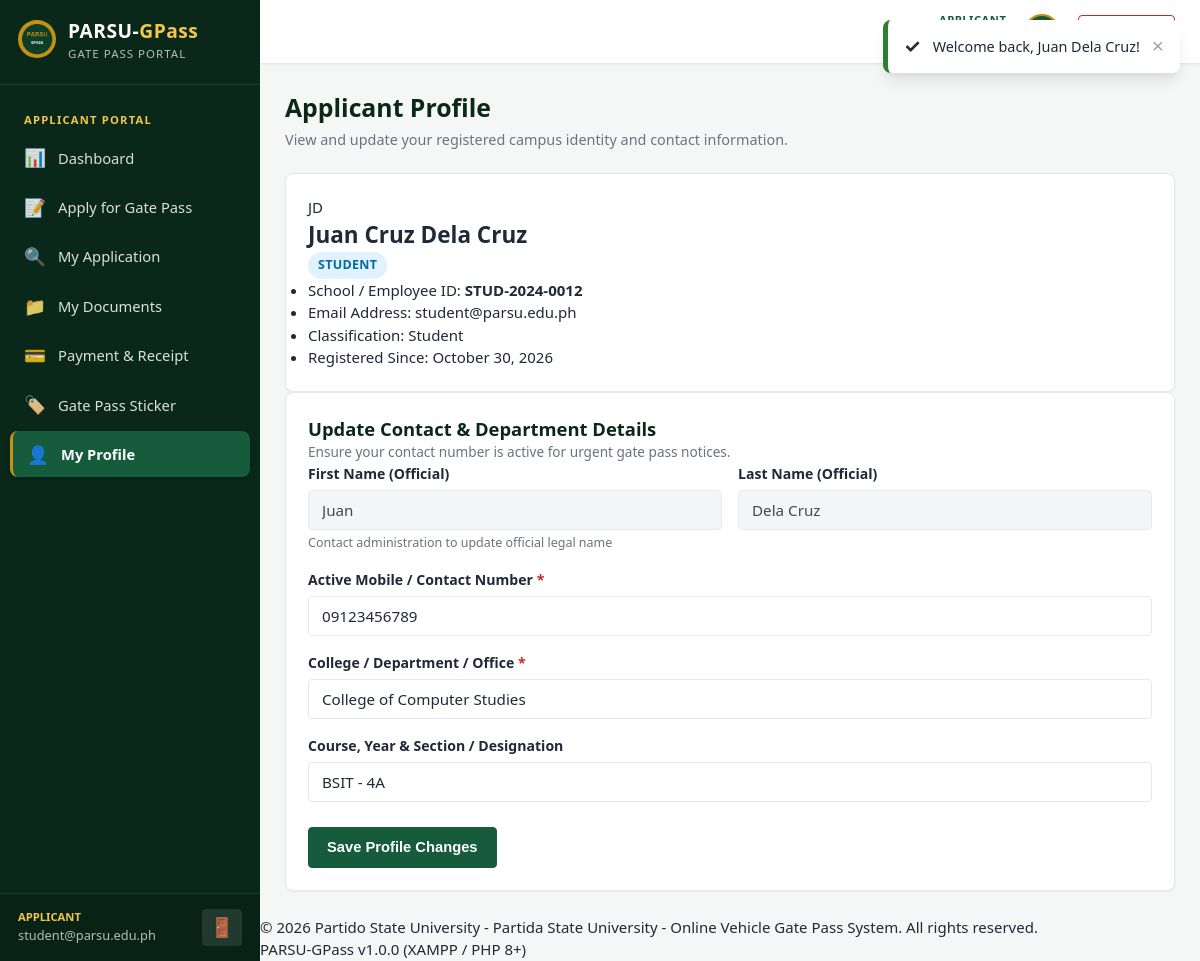
/applicant/profile.php (signed in), run on the app's committed database.
### tables this page shows
CREATE TABLE `applicant_profiles` (
  `applicant_id` INT AUTO_INCREMENT PRIMARY KEY,
  `user_id` INT NOT NULL UNIQUE,
  `applicant_type` ENUM('student', 'employee') NOT NULL,
  `school_id` VARCHAR(50) NOT NULL UNIQUE,
  `first_name` VARCHAR(100) NOT NULL,
  `middle_name` VARCHAR(100) NULL DEFAULT NULL,
  `last_name` VARCHAR(100) NOT NULL,
  `suffix` VARCHAR(20) NULL DEFAULT NULL,
  `contact_number` VARCHAR(30) NOT NULL,
  `department` VARCHAR(150) NOT NULL,
  `course_year_section` VARCHAR(150) NULL DEFAULT NULL,
  `created_at` TIMESTAMP NOT NULL DEFAULT CURRENT_TIMESTAMP,
  CONSTRAINT `fk_applicant_user` FOREIGN KEY (`user_id`) REFERENCES `users` (`user_id`) ON DELETE CASCADE
);

### includes/applicant_auth.php (called while the page is built, shortened)
<?php
$db = getDBConnection();
$stmt = $db->prepare("SELECT * FROM applicant_profiles WHERE user_id = ?");
$stmt->execute([$_SESSION['user_id']]);
$currentApplicant = $stmt->fetch();

### includes/functions.php (called while the page is built, shortened)
<?php
function e(?string $string): string {
    return htmlspecialchars((string)$string, ENT_QUOTES, 'UTF-8');
}

### applicant/profile.php (the view, shortened to what this page needs)
<?php
require_once __DIR__ . '/../includes/applicant_auth.php';
include __DIR__ . '/../includes/header.php';
?>
<div class="page-title-bar">
    <div>
        <h1 class="page-title">Applicant Profile</h1>
        <p class="page-subtitle">View and update your registered campus identity and contact information.</p>
    </div>
</div>
<div class="profile-layout-grid">
    <div class="card profile-card">
        <div class="profile-avatar-wrap">
            <div class="profile-avatar-large">
                <?= strtoupper(substr($currentApplicant['first_name'], 0, 1) . substr($currentApplicant['last_name'], 0, 1)) ?>
            </div>
            <h2 class="profile-fullname"><?= e(trim($currentApplicant['first_name'] . ' ' . $currentApplicant['middle_name'] . ' ' . $currentApplicant['last_name'] . ' ' . $currentApplicant['suffix'])) ?></h2>
            <div class="profile-role-badge">
                <span class="badge badge-primary"><?= strtoupper(e($currentApplicant['applicant_type'])) ?></span>
            </div>
        </div>
        <ul class="profile-meta-list">
            <li>
                <span class="meta-label">School / Employee ID:</span>
                <span class="meta-value font-bold"><?= e($currentApplicant['school_id']) ?></span>
            </li>
            <li>
                <span class="meta-label">Email Address:</span>
                <span class="meta-value"><?= e($_SESSION['user_email'] ?? '') ?></span>
            </li>
            <li>
                <span class="meta-label">Classification:</span>
                <span class="meta-value"><?= ucfirst(e($currentApplicant['applicant_type'])) ?></span>
            </li>
            <li>
                <span class="meta-label">Registered Since:</span>
                <span class="meta-value"><?= date('F d, Y', strtotime($currentApplicant['created_at'])) ?></span>
            </li>
        </ul>
    </div>
    <div class="card profile-form-card">
        <div class="card-header-tabs">
            <h3 class="card-heading">Update Contact & Department Details</h3>
            <p class="card-subtext">Ensure your contact number is active for urgent gate pass notices.</p>
        </div>
        <form action="<?= BASE_URL ?>/applicant/profile.php" method="POST" class="standard-form">
            <div class="form-row">
                <div class="form-group col-md-6">
                    <label class="form-label">First Name (Official)</label>
                    <input type="text" class="form-control" value="<?= e($currentApplicant['first_name']) ?>" disabled>
                    <small class="form-hint">Contact administration to update official legal name</small>
                </div>
                <div class="form-group col-md-6">
                    <label class="form-label">Last Name (Official)</label>
                    <input type="text" class="form-control" value="<?= e($currentApplicant['last_name']) ?>" disabled>
                </div>
            </div>
            <div class="form-group">
                <label for="contact_number" class="form-label">Active Mobile / Contact Number <span class="text-danger">*</span></label>
                <input type="tel" name="contact_number" id="contact_number" class="form-control" value="<?= e($currentApplicant['contact_number']) ?>" maxlength="11" required>
            </div>
            <div class="form-group">
                <label for="department" class="form-label">College / Department / Office <span class="text-danger">*</span></label>
                <input type="text" name="department" id="department" class="form-control" value="<?= e($currentApplicant['department']) ?>" required>
            </div>
            <div class="form-group">
                <label for="course_year_section" class="form-label">Course, Year & Section / Designation</label>
                <input type="text" name="course_year_section" id="course_year_section" class="form-control" value="<?= e($currentApplicant['course_year_section'] ?? '') ?>">
            </div>
            <div class="form-actions" style="margin-top: 25px;">
                <button type="submit" class="btn btn-primary">Save Profile Changes</button>
            </div>
        </form>
    </div>
</div>
<?php include __DIR__ . '/../includes/footer.php'; ?>

### assets/css/style.css (style rules this page uses)
:root { --primary-color: #0e3e28; --primary-light: #165b3b; --primary-dark: #09281a; --gold-color: #c69214; --gold-light: #f3c64c; --gold-dark: #9e730a; --accent-indigo: #3b429f; --success-color: #2e7d32; --danger-color: #c62828; --warning-color: #ef6c00; --info-color: #0277bd; --bg-main: #f5f7f6; --bg-surface: #ffffff; --text-primary: #1f2937; --text-secondary: #4b5563; --text-muted: #6b7280; --border-color: #e5e7eb; --border-light: #f3f4f6; --font-sans: system-ui, -apple-system, 'Segoe UI', Roboto, Helvetica, Arial, sans-serif; --shadow-sm: 0 1px 2px 0 rgba(0, 0, 0, 0.05); --shadow-md: 0 4px 6px -1px rgba(0, 0, 0, 0.08), 0 2px 4px -1px rgba(0, 0, 0, 0.04); --shadow-lg: 0 10px 15px -3px rgba(0, 0, 0, 0.1), 0 4px 6px -2px rgba(0, 0, 0, 0.05); --radius-sm: 4px; --radius-md: 8px; --radius-lg: 12px; }
*, *::before, *::after { box-sizing: border-box; margin: 0; padding: 0; }
body { font-family: var(--font-sans); font-size: 15px; line-height: 1.5; color: var(--text-primary); background-color: var(--bg-main); -webkit-font-smoothing: antialiased; }
.font-bold { font-weight: 700; }
.text-danger { color: var(--danger-color) !important; }
.card { background-color: var(--bg-surface); border-radius: var(--radius-md); border: 1px solid var(--border-color); box-shadow: var(--shadow-sm); padding: 22px; }
.card-heading { font-size: 1.15rem; font-weight: 700; color: var(--primary-dark); }
.card-subtext { font-size: 0.85rem; color: var(--text-muted); }
.page-title-bar { display: flex; align-items: center; justify-content: space-between; margin-bottom: 22px; flex-wrap: wrap; gap: 15px; }
.page-title { font-size: 1.55rem; font-weight: 800; color: var(--primary-dark); }
.page-subtitle { font-size: 0.9rem; color: var(--text-muted); margin-top: 3px; }
.btn { display: inline-flex; align-items: center; justify-content: center; gap: 8px; padding: 9px 18px; font-size: 0.92rem; font-weight: 600; border-radius: var(--radius-sm); border: 1px solid transparent; cursor: pointer; transition: all 0.2s ease; text-align: center; text-decoration: none; line-height: 1.4; }
.btn-primary { background-color: var(--primary-light); color: #ffffff; border-color: var(--primary-light); }
.badge { display: inline-block; padding: 4px 10px; font-size: 0.78rem; font-weight: 700; border-radius: 9999px; text-align: center; letter-spacing: 0.3px; text-transform: uppercase; }
.badge-primary { background: #e0f2fe; color: #0369a1; }
.form-group { margin-bottom: 16px; }
.form-label { display: block; font-size: 0.88rem; font-weight: 600; color: var(--text-primary); margin-bottom: 6px; }
.form-control { width: 100%; padding: 9px 13px; font-size: 0.95rem; font-family: inherit; color: var(--text-primary); background-color: #ffffff; border: 1px solid var(--border-color); border-radius: var(--radius-sm); transition: border-color 0.15s ease, box-shadow 0.15s ease; }
.form-control:disabled, .form-control[readonly] { background-color: #f3f4f6; opacity: 0.85; }
.form-hint { display: block; font-size: 0.78rem; color: var(--text-muted); margin-top: 4px; }
.form-row { display: flex; flex-wrap: wrap; margin: 0 -8px; }
.col-md-6 { flex: 0 0 50%; padding: 0 8px; }

### data on the page
applicant_profiles: first_name+last_name "JD", first_name+middle_name+last_name "Juan Cruz Dela Cruz", applicant_type "STUDENT", school "STUD-2024-0012", applicant_type "Student", created_at "October 30, 2026", first_name "Juan", last_name "Dela Cruz", contact_number "09123456789", department "College of Computer Studies", course_year_section "BSIT - 4A"

### other printed values
$icon "✓"
$text "Welcome back, Juan Dela Cruz!"
$role "APPLICANT"
$_SESSION['user_email'] "student@parsu.edu.ph"
UNIVERSITY_NAME "Partido State University"
APP_FULL_NAME "Partida State University - Online Vehicle Gate Pass System"
